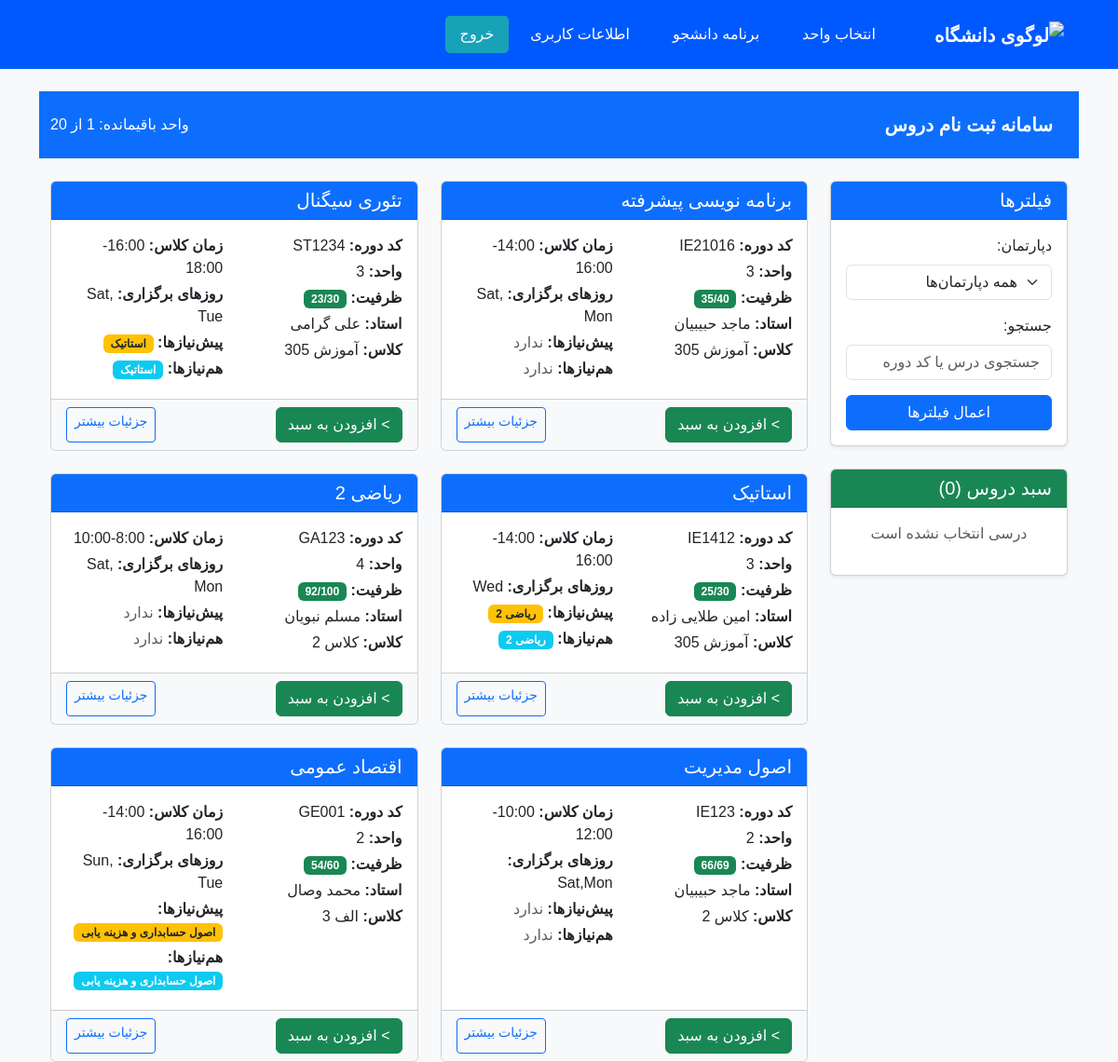
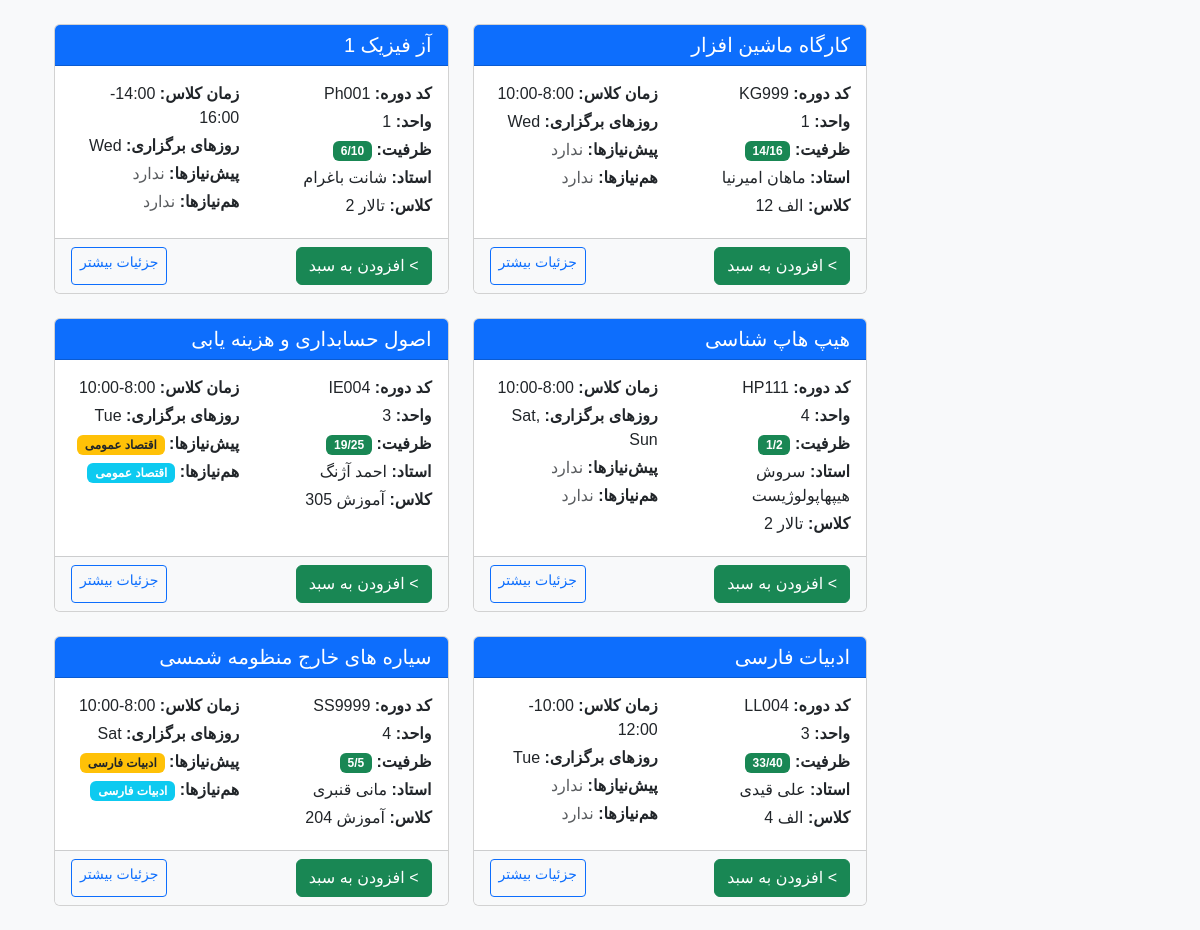
/home (signed in), run on an earlier commit of the app's database (2 pictures, top to bottom).
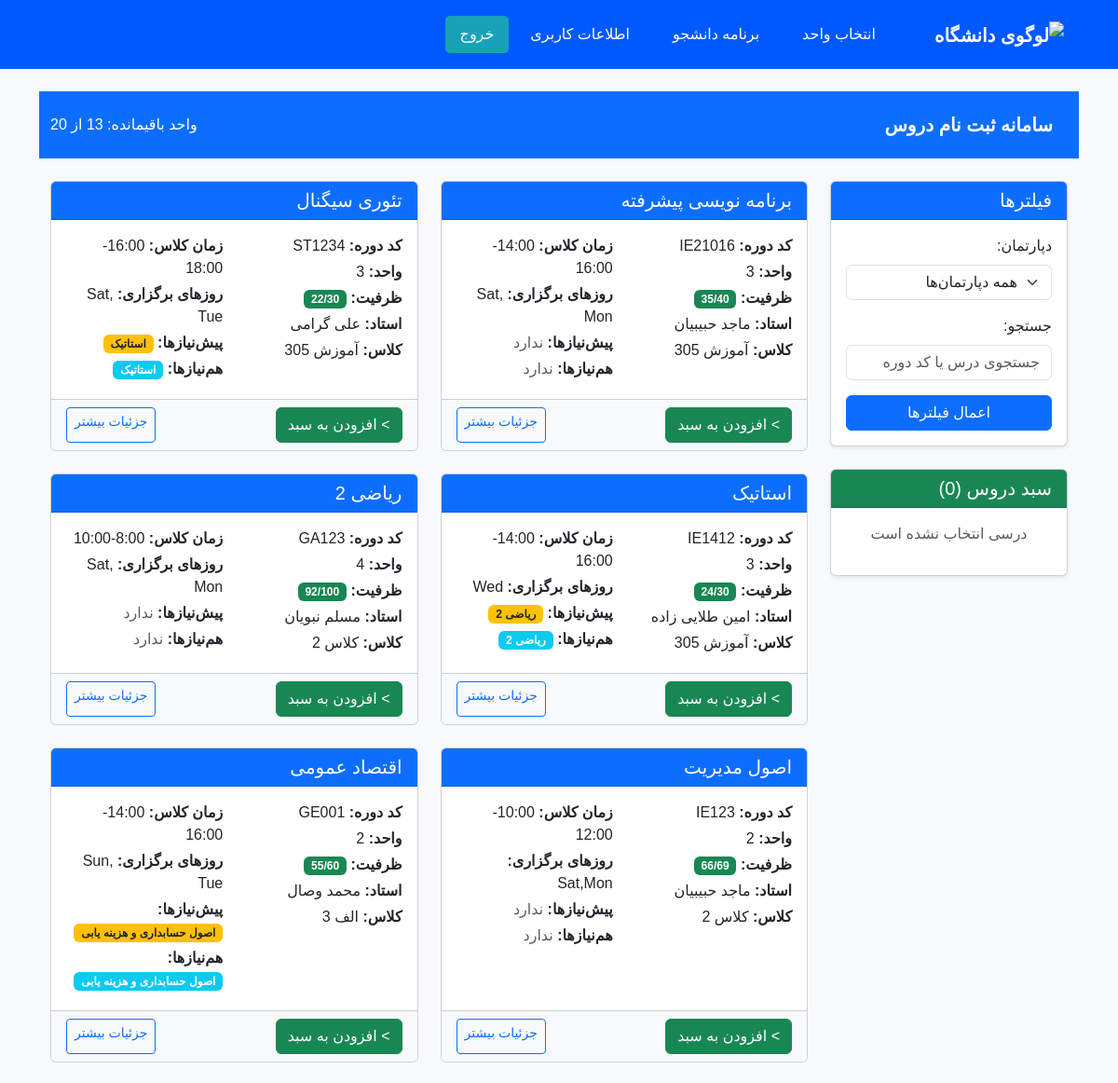
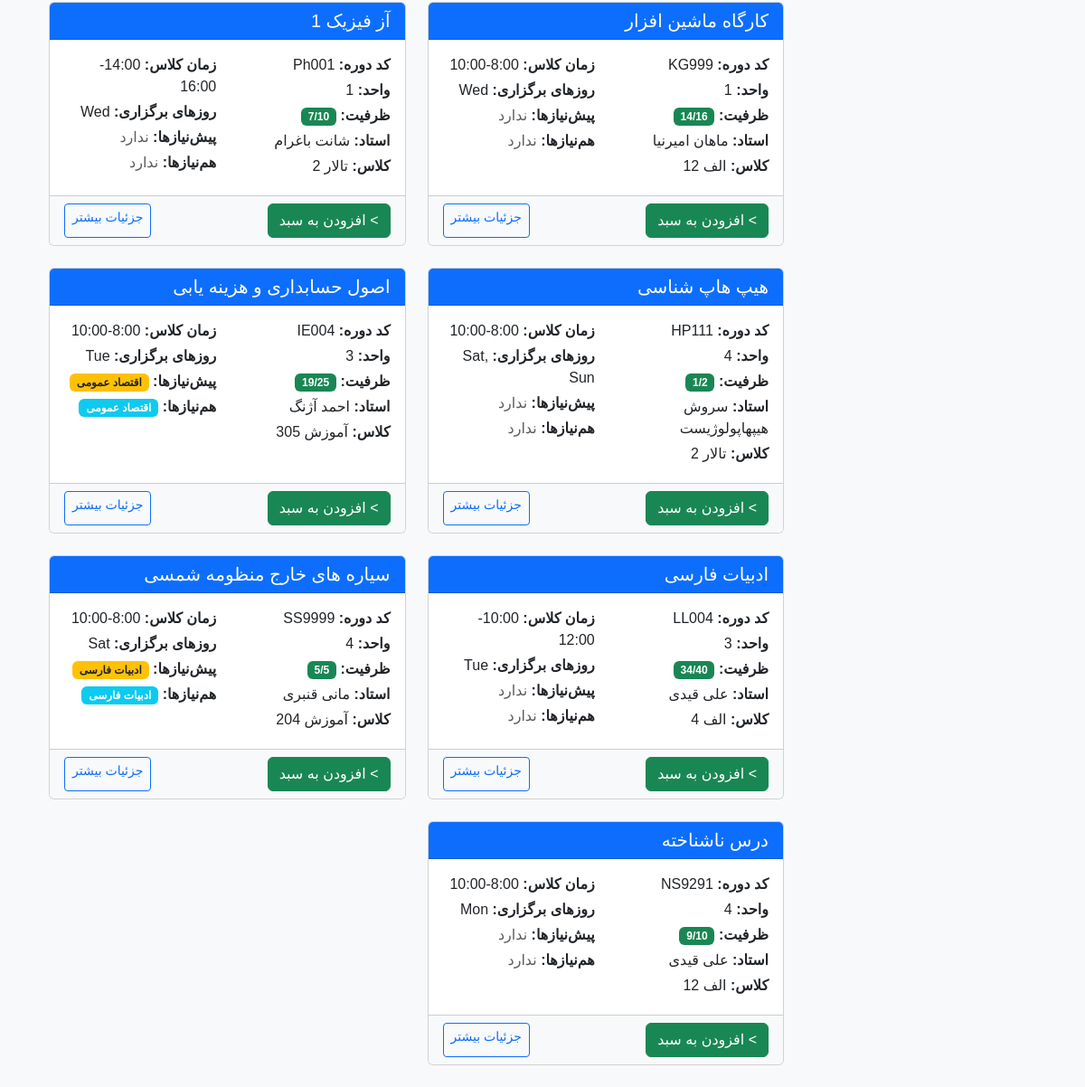
And on a later commit of the database (2 pictures, top to bottom).
### appCourseWare/models.py (models this page shows, shortened)
class Course(models.Model):
    course_name = models.CharField(max_length=200)
    course_code = models.CharField(max_length=50, unique=True)
    exam_time = models.DateTimeField()
    capacity = models.PositiveIntegerField(default=10)  # ظرفیت اولیه
    remaining_capacity = models.PositiveIntegerField(default=0)  # ظرفیت باقی‌مانده
    department = models.ForeignKey(Department, on_delete=models.CASCADE)
    professor = models.ForeignKey(Professor, on_delete=models.SET_NULL, null=True, blank=True)
    classroom = models.ForeignKey(Classroom, on_delete=models.SET_NULL, null=True, blank=True)
    corequisites = models.ManyToManyField('self', through='CoRequisite', symmetrical=False, related_name='corequired_for')
    units = models.PositiveIntegerField(default=3)
    major = models.ForeignKey(Major, related_name='majors', on_delete=models.SET_NULL, null=True, blank=True)
    DAYS_OF_WEEK = [
    ('Sat', 'شنبه'),
    ('Sun', 'یکشنبه'),
    ('Mon', 'دوشنبه'),
    ('Tue', 'سه‌شنبه'),
    ('Wed', 'چهارشنبه'),
    ]
    TIME_SLOTS = [
    ('8:00-10:00', '8:00-10:00'),
    ('10:00-12:00', '10:00-12:00'),
    ('14:00-16:00', '14:00-16:00'),
    ('16:00-18:00', '16:00-18:00'),
    ]
    def validate_max_two_days(value):
        days = [d.strip() for d in value.split(',')]
        if len(days) > 2:
            raise ValidationError('حداکثر 2 روز قابل انتخاب است')
        valid_days = [d[0] for d in Course.DAYS_OF_WEEK]
        for day in days:
            if day not in valid_days:
                raise ValidationError(f'روز نامعتبر: {day}')
    class_date = models.CharField(
    max_length=23,
    verbose_name="روزهای برگزاری کلاس",
    help_text="حداکثر 2 روز را با کاما جدا کنید (مثال: Sat,Mon)",
    validators=[validate_max_two_days]
    )
    class_time = models.CharField(
        max_length=11,
        choices=TIME_SLOTS,
        verbose_name="زمان برگزاری کلاس"
    )

class Professor(models.Model):
    first_name = models.CharField(max_length=100)
    last_name = models.CharField(max_length=100)
    email = models.EmailField(unique=True)
    department = models.ForeignKey(Department, on_delete=models.CASCADE, related_name='instructors')

class Classroom(models.Model):
    classroom_name = models.CharField(max_length=100)
    department = models.ForeignKey(Department, on_delete=models.CASCADE)

### appCourseWare/studentViews.py (the view, shortened to what this page needs)
# urls.py: path('home', studentViews.home_view, name='home_view'),
@login_required
def home_view(request):
    student = Student.objects.get(user=request.user)
    session = request.session
    if 'selected_courses' not in session:
        session['selected_courses'] = []
        session.modified = True
    courses = filter_courses(request)
    current_units = StudentCourse.objects.filter(
        student=student,
        status='enrolled'
    ).aggregate(Sum('course__units'))['course__units__sum'] or 0
    selected_units = Course.objects.filter(
        id__in=session['selected_courses']
    ).aggregate(Sum('units'))['units__sum'] or 0
    context = {
        'courses': courses.prefetch_related('corequisites'),
        'departments': Department.objects.all(),
        'current_units': current_units,
        'selected_units': selected_units,
        'max_units': student.max_units,
        'remaining_units': student.max_units - (current_units + selected_units),
        'selected_courses': Course.objects.filter(id__in=session['selected_courses']),
        'enrolled_courses': StudentCourse.objects.filter(student=student, status='enrolled')
    }
    return render(request, 'student/home.html', context)

### appCourseWare/studentViews.py (called while the page is built)
def filter_courses(request):
    courses = Course.objects.filter(remaining_capacity__gt=0)
    department = request.GET.get('department')
    if department and department != 'all':
        courses = courses.filter(department__department_name=department)
    search = request.GET.get('search')
    if search:
        courses = courses.filter(
            Q(course_code__icontains=search) |
            Q(course_name__icontains=search)
        )
    return courses

### appCourseWare/templates/student/home.html (shortened to what this page needs)
{% extends '../base.html' %}
    {% block content %}
    <nav class="navbar navbar-expand-lg navbar-dark bg-primary">
        <div class="container">
            <a class="navbar-brand" href="#">سامانه ثبت نام دروس</a>
            <div class="d-flex align-items-center">
                <span class="text-white me-3">واحد باقیمانده: {{ remaining_units }} از {{ max_units }}</span>
                </div>
            </div>
    </nav>
    <div class="container py-4">
        <div class="row">
            <div class="col-md-3 mb-4">
                <div class="card shadow-sm">
                    <div class="card-header bg-primary text-white">
                        <h5 class="card-title mb-0">فیلترها</h5>
                    </div>
                    <div class="card-body">
                        <form method="GET">
                            <div class="mb-3">
                                <label class="form-label">دپارتمان:</label>
                                <select name="department" class="form-select">
                                    <option value="all">همه دپارتمان‌ها</option>
                                </select>
                            </div>
                            <div class="mb-3">
                                <label class="form-label">جستجو:</label>
                                <input type="text" name="search" class="form-control"
                                       placeholder="جستجوی درس یا کد دوره"
                                       value="{{ request.GET.search }}">
                            </div>
                            <button type="submit" class="btn btn-primary w-100">اعمال فیلترها</button>
                        </form>
                    </div>
                </div>
                <div class="card mt-4 shadow-sm">
                    <div class="card-header bg-success text-white">
                        <h5 class="card-title mb-0">سبد دروس ({{ selected_courses.count }})</h5>
                    </div>
                    <div class="card-body">
                        {% if selected_courses %}
                        <ul class="list-group">
                            {% for course in selected_courses %}
                            <li class="list-group-item d-flex justify-content-between align-items-center">
                                {{ course.course_name }}
                                <form method="post" class="d-inline">
                                    {% csrf_token %}
                                    <input type="hidden" name="course_id" value="{{ course.id }}">
                                    <button type="submit" name="remove_course"
                                            class="btn btn-danger btn-sm">
                                        حذف
                                    </button>
                                </form>
                            </li>
                            {% endfor %}
                        </ul>
                        <form method="post" class="mt-3">
                            {% csrf_token %}
                            <button type="submit" name="finalize"
                                    class="btn btn-success w-100">
                                ثبت نهایی دروس
                            </button>
                        </form>
                        {% else %}
                        <p class="text-muted text-center">درسی انتخاب نشده است</p>
                        {% endif %}
                    </div>
                </div>
            </div>
            <div class="col-md-9">
                <div class="row row-cols-1 row-cols-md-2 g-4">
                    {% for course in courses %}
                    <div class="col">
                        <div class="card course-card h-100
                            {% if course.remaining_capacity == 0 %}bg-danger text-white{% endif %}">
                            <div class="card-header bg-primary text-white">
                                <h5 class="card-title mb-0">{{ course.course_name }}</h5>
                            </div>
                            <div class="card-body">
                                <div class="row">
                                    <div class="col-6">
                                        <p class="mb-1"><strong>کد دوره:</strong> {{ course.course_code }}</p>
                                        <p class="mb-1"><strong>واحد:</strong> {{ course.units }}</p>
                                        <p class="mb-1"><strong>ظرفیت:</strong>
                                            <span class="badge {% if course.remaining_capacity > 0 %}bg-success{% else %}bg-danger{% endif %}">
                                                {{ course.remaining_capacity }}/{{ course.capacity }}
                                            </span>
                                        </p>
                                        <p class="mb-1"><strong>استاد:</strong> {{ course.professor.first_name }} {{course.professor.last_name}}</p>
                                        <p class="mb-1"><strong>کلاس:</strong> {{ course.classroom.classroom_name }}</p>
                                    </div>
                                    <div class="col-6">
                                        <p class="mb-1"><strong>زمان کلاس:</strong> {{ course.class_time }}</p>
                                        <p class="mb-1"><strong>روزهای برگزاری:</strong> {{ course.class_date }}</p>
                                        <p class="mb-1"><strong>پیش‌نیازها:</strong>
                                            {% for pre in course.corequisites.all %}
                                            <span class="badge bg-warning text-dark">{{ pre.course_name }}</span>
                                            {% empty %}
                                            <span class="text-muted">ندارد</span>
                                            {% endfor %}
                                        </p>
                                        <p class="mb-1"><strong>هم‌نیازها:</strong>
                                            {% for co in course.corequisites.all %}
                                            <span class="badge bg-info">{{ co.course_name }}</span>
                                            {% empty %}
                                            <span class="text-muted">ندارد</span>
                                            {% endfor %}
                                        </p>
                                    </div>
                                </div>
                            </div>
                            <div class="card-footer bg-light">
                                <form method="post" class="d-flex justify-content-between">
                                    {% if course in selected_courses %}
                                        <button type="submit" name="remove_course" class="btn btn-danger btn-sm">
                                            حذف از سبد
                                        </button>
                                    {% else %}
                                        <button type="submit" name="add_course"
                                                class="btn btn-success" btn-sm {% if course.remaining_capacity == 0 %}disabled{% endif %}>
                                                {% if course.remaining_capacity == 0 %}ظرفیت تکمیل شده"{% endif %}>
                                            افزودن به سبد
                                        </button>
                                    {% endif %}
                                    <a href="#" class="btn btn-outline-primary btn-sm"
                                       data-bs-toggle="modal" data-bs-target="#courseModal{{ course.id }}">
                                        جزئیات بیشتر
                                    </a>
                                </form>
                            </div>
                        </div>
                    </div>
                    {% empty %}
                    <div class="col-12">
                        <div class="alert alert-warning">درسی با این مشخصات یافت نشد</div>
                    </div>
                    {% endfor %}
                </div>
            </div>
        </div>
{% endblock %}

### appCourseWare/templates/base.html (shortened to what this page needs)
<!DOCTYPE html>
<html lang="fa" dir="rtl">
<head>
    <link href="https://cdn.jsdelivr.net/npm/bootstrap@5.3.2/dist/css/bootstrap.min.css" rel="stylesheet">
    <link rel="stylesheet" href="https://cdnjs.cloudflare.com/ajax/libs/font-awesome/6.0.0/css/all.min.css" />
    {% load static %}
</head>
<body>
    <nav class="navbar navbar-expand-lg ">
        <div class="container">
            <a class="navbar-brand" href="{% url 'home_view' %}">                     <img src="https://www.sharif.ir/documents/20124/0/logo-fa-IR.png/4d9b72bc-494b-ed5a-d3bb-e7dfd319aec8?t=1609608338755" alt="لوگوی دانشگاه" width="40" href="{% url 'home_view' %}">
            </a>
            <div class="collapse navbar-collapse" id="navbarNav">
                <ul class="navbar-nav">
                    <li class="nav-item">
                        <a class="nav-link" href="{% url 'home_view' %}">انتخاب واحد</a>
                    </li>
                    <li class="nav-item">
                        <a class="nav-link" href="{% url 'student_schedule' %}">برنامه دانشجو</a>
                    </li>
                    <li class="nav-item">
                        <a class="nav-link" href="{% url 'student_profile' %}">اطلاعات کاربری</a>
                    </li>
                    {% if user.is_authenticated %}
                        <li class="nav-item">
                            <form action="{% url 'logout' %}" method="post" class="logout-form">
                                <button type="submit" class="btn btn-main">خروج</button>
                            </form>
                        </li>
                    {% else %}
                        <li class="nav-item">
                            <a class="nav-link" href="{% url 'login' %}">ورود</a>
                        </li>
                    {% endif %}
                </ul>
            </div>
        </div>
    </nav>
    <main class="container mt-4">
        {% block content %}
        {% endblock %}
    </main>
</body>
</html>

### appCourseWare/templates/base.html (style rules this page uses)
body { font-family: 'Vazirmatn', sans-serif; background-color: #f8f9fa; }
.navbar { background-color:rgb(0, 89, 255); padding: 1rem 0; }
.navbar-brand { color: #fff; font-weight: bold; }
.navbar-nav .nav-link { color: #fff; margin: 0 15px; transition: color 0.3s ease; }
.btn-main { background-color: #17a2b8; color: #fff; border: none; padding: 8px 16px; border-radius: 5px; transition: background-color 0.3s ease; }

What changed in the data, as far as the page shows it:
changed Course "تئوری سیگنال": remaining_capacity "23" → "22"
changed Course "استاتیک": remaining_capacity "25" → "24"
changed Course "اقتصاد عمومی": remaining_capacity "54" → "55"
changed Course "آز فیزیک 1": remaining_capacity "6" → "7"
changed Course "ادبیات فارسی": remaining_capacity "33" → "34"
added Course: course_name "درس ناشناخته", course_code "NS9291", units "4", remaining_capacity "9", capacity "10", professor.first_name "علی", professor.last_name "قیدی", classroom.classroom_name "الف 12", class_time "8:00-10:00", class_date "Mon", shown under "سبد دروس (0)"
